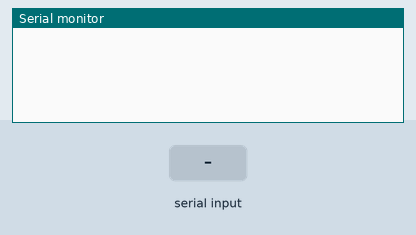
A sketch run on a simulated Arduino Uno, built with avr-gcc and run on an emulated ATmega328P. On the bench: the last lines printed to the serial monitor. Inputs (shaded band) come from the test bench.

Above: at 1.2 s.
1.3 s: "avanzar" received over Serial
At 2.5 s:
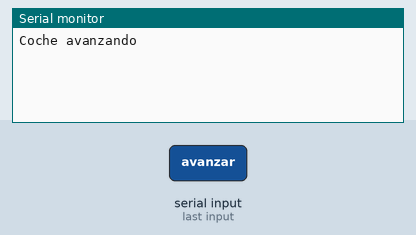
2.8 s: "atras" received over Serial
At 3.2 s:
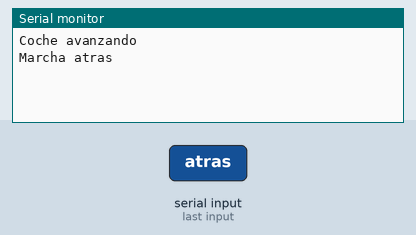
4.3 s: "derecha" received over Serial
At 5.1 s:
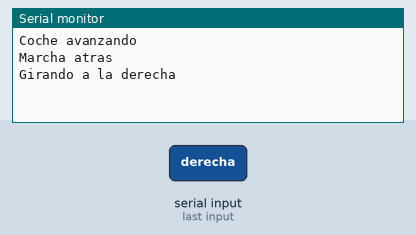
5.8 s: "izquierda" received over Serial
At 7.0 s:
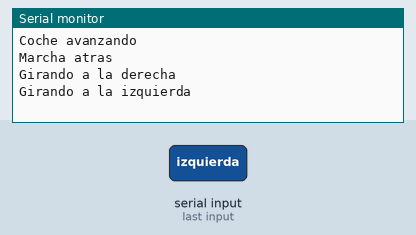
7.3 s: "parar" received over Serial
At 7.8 s:
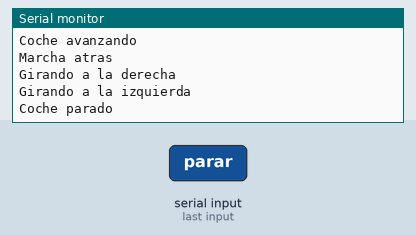

Measured:
- after the input at 1.3 s, the serial monitor: prints a new line after 0.07 s (image 1)
- after the input at 2.8 s, the serial monitor: prints a new line after 0.05 s (image 2)
- after the input at 4.3 s, the serial monitor: prints a new line after 0.07 s (image 3)
- after the input at 5.8 s, the serial monitor: prints a new line after 0.09 s (image 4)
- after the input at 7.3 s, the serial monitor: prints a new line after 0.05 s (image 5)

The sketch:

controladorBluetoothCoche.ino
```cpp
/*
 * VAMOS A CONTROLAR LOS MOTORES MEDIANTE COMANDOS Y ADEMAS
 * UTILIZAREMOS UNA APLICACION ANDROID PARA QUE MANDE DICHOS
 * COMANDOS POR BLUETOOTH A NUESTRO SENSOR POR PUERTO SERIAL.
 */
int dd1=13;
int dd2=12;
int di1=11;
int di2=10;
int ti1=9;
int ti2=8;
int td1=7;
int td2=6;
char caracter;
String instruccion;

void setup() {

  Serial.begin(9600);
}

void loop() {
  while(Serial.available()>0){
    caracter = Serial.read();
    instruccion.concat(caracter);
    delay(10);
  }
  if(instruccion.equals("avanzar")==true){
    digitalWrite (dd1, HIGH);
    digitalWrite (dd2, LOW);

    digitalWrite (di1, HIGH);
    digitalWrite (di2, LOW);

    digitalWrite (td1, HIGH);
    digitalWrite (td2, LOW);

    digitalWrite (ti1, HIGH);
    digitalWrite (ti2, LOW);

    Serial.println("Coche avanzando");
  }
  if(instruccion.equals("atras")==true){
    digitalWrite (dd1, LOW);
    digitalWrite (dd2, HIGH);

    digitalWrite (di1, LOW);
    digitalWrite (di2, HIGH);

    digitalWrite (td1, LOW);
    digitalWrite (td2, HIGH);

    digitalWrite (ti1, LOW);
    digitalWrite (ti2, HIGH);

    Serial.println("Marcha atras");
  }

  if(instruccion.equals("derecha")==true){
    digitalWrite (dd1, HIGH);
    digitalWrite (dd2, LOW);

    digitalWrite (di1, LOW);
    digitalWrite (di2, LOW);

    digitalWrite (td1, HIGH);
    digitalWrite (td2, LOW);

    digitalWrite (ti1, LOW);
    digitalWrite (ti2, LOW);

    Serial.println("Girando a la derecha");
  }
  if(instruccion.equals("izquierda")==true){
    digitalWrite (dd1, LOW);
    digitalWrite (dd2, LOW);

    digitalWrite (di1, HIGH);
    digitalWrite (di2, LOW);

    digitalWrite (td1, LOW);
    digitalWrite (td2, LOW);

    digitalWrite (ti1, HIGH);
    digitalWrite (ti2, LOW);

    Serial.println("Girando a la izquierda");
  }

  if(instruccion.equals("parar")==true){
    digitalWrite (dd1, LOW);
    digitalWrite (dd2, LOW);

    digitalWrite (di1, LOW);
    digitalWrite (di2, LOW);

    digitalWrite (td1, LOW);
    digitalWrite (td2, LOW);

    digitalWrite (ti1, LOW);
    digitalWrite (ti2, LOW);

    Serial.println("Coche parado");
  }

  instruccion="";
}
```
